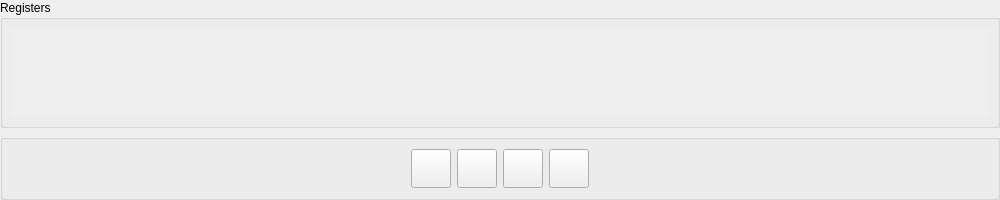
<?xml version="1.0" encoding="UTF-8"?>
<ui version="4.0">
 <class>gui::control</class>
 <widget class="QWidget" name="gui::control">
  <property name="geometry">
   <rect>
    <x>0</x>
    <y>0</y>
    <width>1000</width>
    <height>200</height>
   </rect>
  </property>
  <layout class="QVBoxLayout" name="layout">
   <property name="leftMargin">
    <number>0</number>
   </property>
   <property name="topMargin">
    <number>0</number>
   </property>
   <property name="rightMargin">
    <number>0</number>
   </property>
   <property name="bottomMargin">
    <number>0</number>
   </property>
   <item>
    <widget class="QGroupBox" name="group">
     <property name="title">
      <string>Registers</string>
     </property>
     <layout class="QVBoxLayout" name="verticalLayout">
      <item>
       <widget class="QScrollArea" name="scroll">
        <property name="frameShape">
         <enum>QFrame::NoFrame</enum>
        </property>
        <property name="horizontalScrollBarPolicy">
         <enum>Qt::ScrollBarAlwaysOff</enum>
        </property>
        <property name="widgetResizable">
         <bool>true</bool>
        </property>
        <widget class="QWidget" name="reges">
         <property name="geometry">
          <rect>
           <x>0</x>
           <y>0</y>
           <width>984</width>
           <height>86</height>
          </rect>
         </property>
         <layout class="QVBoxLayout" name="layout_2"/>
        </widget>
       </widget>
      </item>
     </layout>
    </widget>
   </item>
   <item>
    <widget class="QGroupBox" name="cmd">
     <layout class="QHBoxLayout" name="layout_3">
      <item>
       <spacer name="spacer">
        <property name="orientation">
         <enum>Qt::Horizontal</enum>
        </property>
        <property name="sizeHint" stdset="0">
         <size>
          <width>40</width>
          <height>20</height>
         </size>
        </property>
       </spacer>
      </item>
      <item>
       <widget class="QToolButton" name="recall">
        <property name="toolTip">
         <string>Recall</string>
        </property>
        <property name="icon">
         <iconset resource="../res/icons.qrc">
          <normaloff>:/recall.svg</normaloff>:/recall.svg</iconset>
        </property>
        <property name="iconSize">
         <size>
          <width>32</width>
          <height>32</height>
         </size>
        </property>
        <property name="shortcut">
         <string>Ctrl+R</string>
        </property>
       </widget>
      </item>
      <item>
       <widget class="QToolButton" name="cue">
        <property name="toolTip">
         <string>Cue</string>
        </property>
        <property name="icon">
         <iconset resource="../res/icons.qrc">
          <normaloff>:/cue.svg</normaloff>:/cue.svg</iconset>
        </property>
        <property name="iconSize">
         <size>
          <width>32</width>
          <height>32</height>
         </size>
        </property>
        <property name="shortcut">
         <string>Ctrl+C</string>
        </property>
       </widget>
      </item>
      <item>
       <widget class="QToolButton" name="play">
        <property name="toolTip">
         <string>Play</string>
        </property>
        <property name="icon">
         <iconset resource="../res/icons.qrc">
          <normaloff>:/play.svg</normaloff>:/play.svg</iconset>
        </property>
        <property name="iconSize">
         <size>
          <width>32</width>
          <height>32</height>
         </size>
        </property>
        <property name="shortcut">
         <string>Ctrl+P</string>
        </property>
       </widget>
      </item>
      <item>
       <widget class="QToolButton" name="stop">
        <property name="toolTip">
         <string>Stop</string>
        </property>
        <property name="icon">
         <iconset resource="../res/icons.qrc">
          <normaloff>:/stop.svg</normaloff>:/stop.svg</iconset>
        </property>
        <property name="iconSize">
         <size>
          <width>32</width>
          <height>32</height>
         </size>
        </property>
        <property name="shortcut">
         <string>Ctrl+S</string>
        </property>
       </widget>
      </item>
      <item>
       <spacer name="spacer_2">
        <property name="orientation">
         <enum>Qt::Horizontal</enum>
        </property>
        <property name="sizeHint" stdset="0">
         <size>
          <width>40</width>
          <height>20</height>
         </size>
        </property>
       </spacer>
      </item>
     </layout>
    </widget>
   </item>
  </layout>
 </widget>
 <resources>
  <include location="../res/icons.qrc"/>
 </resources>
 <connections/>
</ui>
